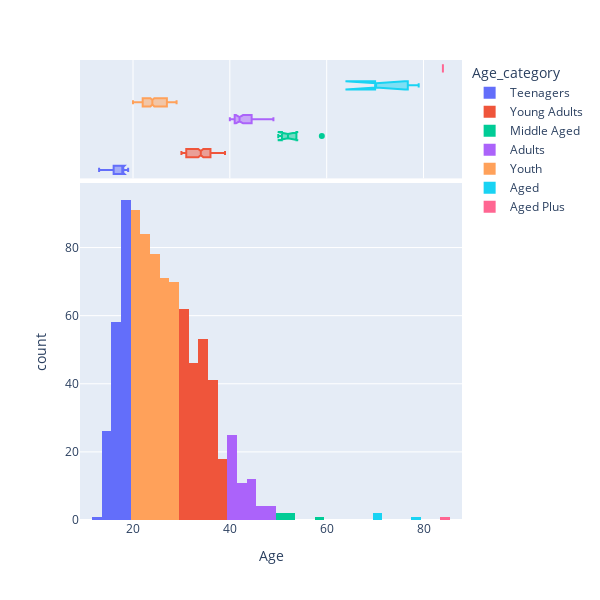

The cell this chart's notebook holds for it:
### Code cell
#Age distribution
group_labels = [group for group in data_cv["Age_category"].unique()]
hist_data = data_cv["Age"]

fig = px.histogram(data_cv, x = hist_data, color="Age_category", marginal="box", width=600, height=600)

fig

### Figure 1 — Plotly figure (JSON) as saved in the notebook; plotly's stock layout.template omitted (floating-point values rounded to 4 significant figures; data arrays with more than 128 entries replaced by an {"elided": "..."} marker saying what was removed)
{"data": [{"alignmentgroup": "True", "bingroup": "x", "hovertemplate": "Age_category=Teenagers<br>Age=%{x}<br>count=%{y}<extra></extra>", "legendgroup": "Teenagers", "marker": {"color": "#636efa", "pattern": {"shape": ""}}, "name": "Teenagers", "offsetgroup": "Teenagers", "orientation": "v", "showlegend": true, "type": "histogram", "x": {"elided": "179 int values"}, "xaxis": "x", "yaxis": "y"}, {"alignmentgroup": "True", "hovertemplate": "Age_category=Teenagers<br>Age=%{x}<extra></extra>", "legendgroup": "Teenagers", "marker": {"color": "#636efa"}, "name": "Teenagers", "notched": true, "offsetgroup": "Teenagers", "showlegend": false, "type": "box", "x": {"elided": "179 int values"}, "xaxis": "x2", "yaxis": "y2"}, {"alignmentgroup": "True", "bingroup": "x", "hovertemplate": "Age_category=Young Adults<br>Age=%{x}<br>count=%{y}<extra></extra>", "legendgroup": "Young Adults", "marker": {"color": "#EF553B", "pattern": {"shape": ""}}, "name": "Young Adults", "offsetgroup": "Young Adults", "orientation": "v", "showlegend": true, "type": "histogram", "x": {"elided": "220 int values"}, "xaxis": "x", "yaxis": "y"}, {"alignmentgroup": "True", "hovertemplate": "Age_category=Young Adults<br>Age=%{x}<extra></extra>", "legendgroup": "Young Adults", "marker": {"color": "#EF553B"}, "name": "Young Adults", "notched": true, "offsetgroup": "Young Adults", "showlegend": false, "type": "box", "x": {"elided": "220 int values"}, "xaxis": "x2", "yaxis": "y2"}, {"alignmentgroup": "True", "bingroup": "x", "hovertemplate": "Age_category=Middle Aged<br>Age=%{x}<br>count=%{y}<extra></extra>", "legendgroup": "Middle Aged", "marker": {"color": "#00cc96", "pattern": {"shape": ""}}, "name": "Middle Aged", "offsetgroup": "Middle Aged", "orientation": "v", "showlegend": true, "type": "histogram", "x": [52, 51, 59, 52, 50], "xaxis": "x", "yaxis": "y"}, {"alignmentgroup": "True", "hovertemplate": "Age_category=Middle Aged<br>Age=%{x}<extra></extra>", "legendgroup": "Middle Aged", "marker": {"color": "#00cc96"}, "name": "Middle Aged", "notched": true, "offsetgroup": "Middle Aged", "showlegend": false, "type": "box", "x": [52, 51, 59, 52, 50], "xaxis": "x2", "yaxis": "y2"}, {"alignmentgroup": "True", "bingroup": "x", "hovertemplate": "Age_category=Adults<br>Age=%{x}<br>count=%{y}<extra></extra>", "legendgroup": "Adults", "marker": {"color": "#ab63fa", "pattern": {"shape": ""}}, "name": "Adults", "offsetgroup": "Adults", "orientation": "v", "showlegend": true, "type": "histogram", "x": [46, 42, 45, 44, 44, 45, 44, 43, 40, 41, 43, 42, 40, 43, 41, 40, 40, 40, 44, 41, 40, 40, 41, 41, 48, 45, 41, 41, 42, 40, 44, 45, 41, 41, 41, 45, 47, 48, 42, 45, 46, 49, 42, 46, 49, 41, 44, 40, 40, 40, 41, 41, 43, 42, 40, 43], "xaxis": "x", "yaxis": "y"}, {"alignmentgroup": "True", "hovertemplate": "Age_category=Adults<br>Age=%{x}<extra></extra>", "legendgroup": "Adults", "marker": {"color": "#ab63fa"}, "name": "Adults", "notched": true, "offsetgroup": "Adults", "showlegend": false, "type": "box", "x": [46, 42, 45, 44, 44, 45, 44, 43, 40, 41, 43, 42, 40, 43, 41, 40, 40, 40, 44, 41, 40, 40, 41, 41, 48, 45, 41, 41, 42, 40, 44, 45, 41, 41, 41, 45, 47, 48, 42, 45, 46, 49, 42, 46, 49, 41, 44, 40, 40, 40, 41, 41, 43, 42, 40, 43], "xaxis": "x2", "yaxis": "y2"}, {"alignmentgroup": "True", "bingroup": "x", "hovertemplate": "Age_category=Youth<br>Age=%{x}<br>count=%{y}<extra></extra>", "legendgroup": "Youth", "marker": {"color": "#FFA15A", "pattern": {"shape": ""}}, "name": "Youth", "offsetgroup": "Youth", "orientation": "v", "showlegend": true, "type": "histogram", "x": {"elided": "394 int values"}, "xaxis": "x", "yaxis": "y"}, {"alignmentgroup": "True", "hovertemplate": "Age_category=Youth<br>Age=%{x}<extra></extra>", "legendgroup": "Youth", "marker": {"color": "#FFA15A"}, "name": "Youth", "notched": true, "offsetgroup": "Youth", "showlegend": false, "type": "box", "x": {"elided": "394 int values"}, "xaxis": "x2", "yaxis": "y2"}, {"alignmentgroup": "True", "bingroup": "x", "hovertemplate": "Age_category=Aged<br>Age=%{x}<br>count=%{y}<extra></extra>", "legendgroup": "Aged", "marker": {"color": "#19d3f3", "pattern": {"shape": ""}}, "name": "Aged", "offsetgroup": "Aged", "orientation": "v", "showlegend": true, "type": "histogram", "x": [79, 70, 70], "xaxis": "x", "yaxis": "y"}, {"alignmentgroup": "True", "hovertemplate": "Age_category=Aged<br>Age=%{x}<extra></extra>", "legendgroup": "Aged", "marker": {"color": "#19d3f3"}, "name": "Aged", "notched": true, "offsetgroup": "Aged", "showlegend": false, "type": "box", "x": [79, 70, 70], "xaxis": "x2", "yaxis": "y2"}, {"alignmentgroup": "True", "bingroup": "x", "hovertemplate": "Age_category=Aged Plus<br>Age=%{x}<br>count=%{y}<extra></extra>", "legendgroup": "Aged Plus", "marker": {"color": "#FF6692", "pattern": {"shape": ""}}, "name": "Aged Plus", "offsetgroup": "Aged Plus", "orientation": "v", "showlegend": true, "type": "histogram", "x": [84], "xaxis": "x", "yaxis": "y"}, {"alignmentgroup": "True", "hovertemplate": "Age_category=Aged Plus<br>Age=%{x}<extra></extra>", "legendgroup": "Aged Plus", "marker": {"color": "#FF6692"}, "name": "Aged Plus", "notched": true, "offsetgroup": "Aged Plus", "showlegend": false, "type": "box", "x": [84], "xaxis": "x2", "yaxis": "y2"}], "layout": {"barmode": "relative", "height": 600, "legend": {"title": {"text": "Age_category"}, "tracegroupgap": 0}, "margin": {"t": 60}, "width": 600, "xaxis": {"anchor": "y", "domain": [0, 1], "title": {"text": "Age"}}, "xaxis2": {"anchor": "y2", "domain": [0, 1], "matches": "x", "showgrid": true, "showticklabels": false}, "yaxis": {"anchor": "x", "domain": [0, 0.7326], "title": {"text": "count"}}, "yaxis2": {"anchor": "x2", "domain": [0.7426, 1], "matches": "y2", "showgrid": false, "showline": false, "showticklabels": false, "ticks": ""}}}
